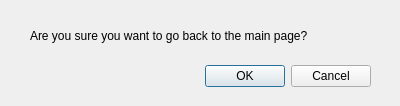
<?xml version="1.0" encoding="UTF-8"?>
<ui version="4.0">
 <class>Confirmation</class>
 <widget class="QDialog" name="Confirmation">
  <property name="geometry">
   <rect>
    <x>0</x>
    <y>0</y>
    <width>400</width>
    <height>106</height>
   </rect>
  </property>
  <property name="windowTitle">
   <string>Confirmation</string>
  </property>
  <widget class="QDialogButtonBox" name="buttonBox">
   <property name="geometry">
    <rect>
     <x>30</x>
     <y>60</y>
     <width>341</width>
     <height>32</height>
    </rect>
   </property>
   <property name="orientation">
    <enum>Qt::Horizontal</enum>
   </property>
   <property name="standardButtons">
    <set>QDialogButtonBox::Cancel|QDialogButtonBox::Ok</set>
   </property>
  </widget>
  <widget class="QLabel" name="label">
   <property name="geometry">
    <rect>
     <x>30</x>
     <y>10</y>
     <width>281</width>
     <height>51</height>
    </rect>
   </property>
   <property name="text">
    <string>Are you sure you want to go back to the main page?</string>
   </property>
  </widget>
 </widget>
 <resources/>
 <connections>
  <connection>
   <sender>buttonBox</sender>
   <signal>accepted()</signal>
   <receiver>Confirmation</receiver>
   <slot>accept()</slot>
   <hints>
    <hint type="sourcelabel">
     <x>248</x>
     <y>254</y>
    </hint>
    <hint type="destinationlabel">
     <x>157</x>
     <y>274</y>
    </hint>
   </hints>
  </connection>
  <connection>
   <sender>buttonBox</sender>
   <signal>rejected()</signal>
   <receiver>Confirmation</receiver>
   <slot>reject()</slot>
   <hints>
    <hint type="sourcelabel">
     <x>316</x>
     <y>260</y>
    </hint>
    <hint type="destinationlabel">
     <x>286</x>
     <y>274</y>
    </hint>
   </hints>
  </connection>
 </connections>
</ui>
